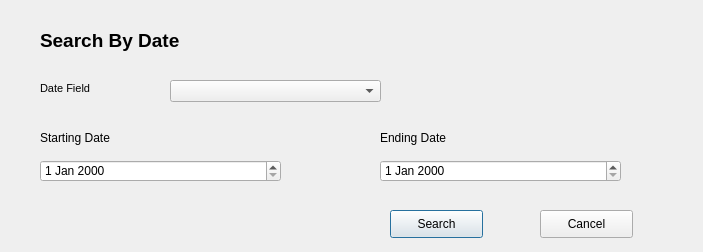
<?xml version="1.0" encoding="UTF-8"?>
<ui version="4.0">
 <class>SearchByDate</class>
 <widget class="QDialog" name="SearchByDate">
  <property name="geometry">
   <rect>
    <x>0</x>
    <y>0</y>
    <width>703</width>
    <height>252</height>
   </rect>
  </property>
  <property name="windowTitle">
   <string>Search By Date</string>
  </property>
  <widget class="QLabel" name="label">
   <property name="geometry">
    <rect>
     <x>40</x>
     <y>25</y>
     <width>191</width>
     <height>31</height>
    </rect>
   </property>
   <property name="font">
    <font>
     <family>Arial</family>
     <pointsize>14</pointsize>
     <weight>75</weight>
     <bold>true</bold>
    </font>
   </property>
   <property name="text">
    <string>Search By Date</string>
   </property>
  </widget>
  <widget class="QLabel" name="label_2">
   <property name="geometry">
    <rect>
     <x>40</x>
     <y>80</y>
     <width>81</width>
     <height>16</height>
    </rect>
   </property>
   <property name="font">
    <font>
     <family>Arial</family>
     <pointsize>8</pointsize>
    </font>
   </property>
   <property name="text">
    <string>Date Field</string>
   </property>
  </widget>
  <widget class="QComboBox" name="dateFieldComboBox">
   <property name="geometry">
    <rect>
     <x>170</x>
     <y>80</y>
     <width>211</width>
     <height>22</height>
    </rect>
   </property>
  </widget>
  <widget class="QLabel" name="label_3">
   <property name="geometry">
    <rect>
     <x>40</x>
     <y>130</y>
     <width>91</width>
     <height>16</height>
    </rect>
   </property>
   <property name="font">
    <font>
     <family>Arial</family>
    </font>
   </property>
   <property name="text">
    <string>Starting Date</string>
   </property>
  </widget>
  <widget class="QLabel" name="label_4">
   <property name="geometry">
    <rect>
     <x>380</x>
     <y>130</y>
     <width>101</width>
     <height>16</height>
    </rect>
   </property>
   <property name="font">
    <font>
     <family>Arial</family>
    </font>
   </property>
   <property name="text">
    <string>Ending Date</string>
   </property>
  </widget>
  <widget class="QPushButton" name="searchButton">
   <property name="geometry">
    <rect>
     <x>390</x>
     <y>210</y>
     <width>93</width>
     <height>28</height>
    </rect>
   </property>
   <property name="text">
    <string>Search</string>
   </property>
  </widget>
  <widget class="QPushButton" name="cancelButton">
   <property name="geometry">
    <rect>
     <x>540</x>
     <y>210</y>
     <width>93</width>
     <height>28</height>
    </rect>
   </property>
   <property name="text">
    <string>Cancel</string>
   </property>
  </widget>
  <widget class="QDateEdit" name="startdateEdit">
   <property name="geometry">
    <rect>
     <x>40</x>
     <y>160</y>
     <width>241</width>
     <height>22</height>
    </rect>
   </property>
  </widget>
  <widget class="QDateEdit" name="enddateEdit">
   <property name="geometry">
    <rect>
     <x>380</x>
     <y>160</y>
     <width>241</width>
     <height>22</height>
    </rect>
   </property>
  </widget>
 </widget>
 <resources/>
 <connections>
  <connection>
   <sender>cancelButton</sender>
   <signal>clicked()</signal>
   <receiver>SearchByDate</receiver>
   <slot>close()</slot>
   <hints>
    <hint type="sourcelabel">
     <x>586</x>
     <y>223</y>
    </hint>
    <hint type="destinationlabel">
     <x>351</x>
     <y>125</y>
    </hint>
   </hints>
  </connection>
 </connections>
</ui>
